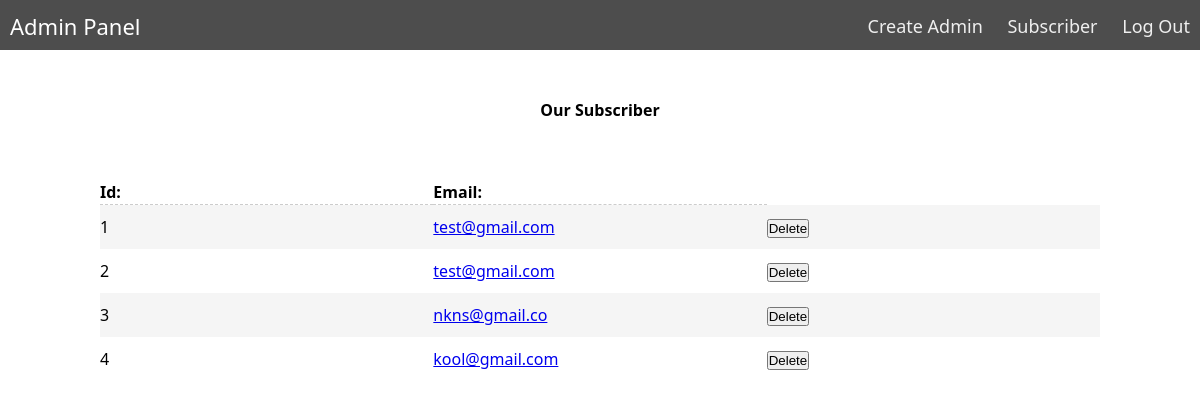
The app's page /subscribers (signed in) with its own data.
### migrations/models.py (models this page shows)
class Subcriber(db.Model):
    id = db.Column(db.Integer, primary_key=True)
    email = db.Column(db.String(20), unique=False, nullable=False)

### app.py (the view)
@app.route("/subscribers")
@login_required
def subscribers():
    list_subscriber = Subcriber.query.all()
    return render_template("admin-views/subscriber.html", list_subscriber=list_subscriber)

### app.py (called while the page is built)
@login_manager.user_loader
def load_user(user_id):
    return User.query.get(int(user_id))

### templates/admin-views/subscriber.html (shortened to what this page needs)
<html>
  <head>
  </head>
  <body>
    {% include 'admin-views/admin-nav.html' %}
    <br><br><div class="contacts table" aria-labelledby="contacts-caption-text">
      <span class="caption" id="contacts-caption-text"
        >Our Subscriber<br /><br /><br />
      </span>
      <div class="contacts-header thead">
        <span class="th" id="th-name">Id:</span>
        <span class="th" id="th-email">Email:</span>
      </div>
      <ul class="tbody">
        {% for item in list_subscriber %}
        <li class="tr" itemscope itemtype="#">
          <span class="td">
            <span class="data" itemprop="name" aria-labelledby="th-name">
              {{ item.id }}</span>
          </span>
          <span class="td">
            <span class="data" itemprop="email" aria-labelledby="th-email">
            <a href="#">{{ item.email }}</a></span>
          </span>
          <button id="mybutton" style = {
            margin-top: 2%;
            margin-right: 12;
            width: 100;
          } action="#">Delete</button>
        </li>
        {% endfor %}
      </ul>
    </div>
  </body>
</html>

### templates/admin-views/admin-nav.html (style rules this page uses)
* { box-sizing: border-box; }
body { margin: 0px; font-family: "segoe ui"; }

### templates/admin-views/subscriber.html (style rules this page uses)
* { box-sizing: border-box; margin: 0; padding: 0; }
body { margin-top: 0; font-size: 16px; line-height: 1.5; }
.table { display: table; table-layout: fixed; width: 100%; padding: 10px 100px; }
.caption { display: table-caption; text-align: center; font-weight: bold; }
.thead { display: table-header-group; font-weight: bold; }
.tbody { display: table-row-group; }
.tr { display: table-row; }
.th { border-bottom: 1px dashed #cccccc; }
.tr:nth-child(odd) { background: #f5f5f5; }
.th, .td { display: table-cell; }
.td { padding: 10px 0; }

### records on screen
Subcriber: id "1", email "test@gmail.com"
Subcriber: id "2", email "test@gmail.com"
Subcriber: id "3", email "nkns@gmail.co"
Subcriber: id "4", email "kool@gmail.com"
